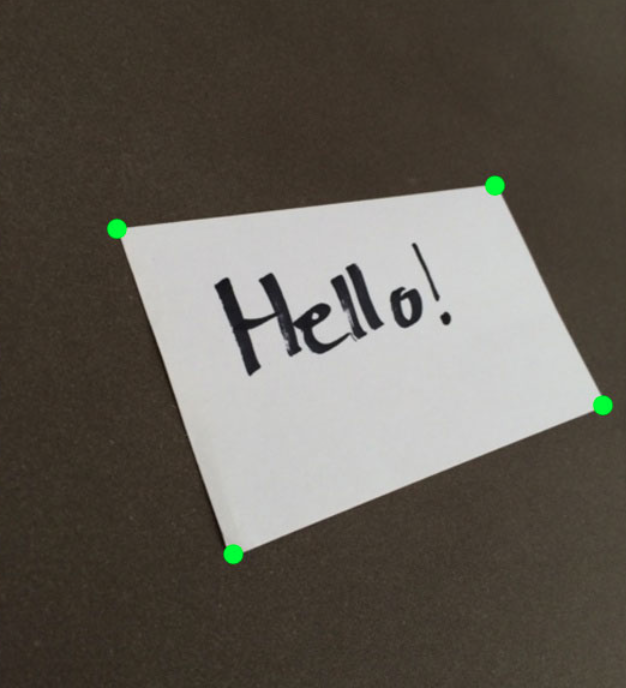
#> input picture data/images/warped.png, 626 x 688 px
$ jupyter execute seminar3.ipynb
#> lines starting #> are read from the running program, lines starting #| are printed output that depends on the picture
# Преобразование по четырем точкам

[cell 1]
# import the necessary packages
import numpy as np
import cv2

#sys.path.append("../modules/")

def order_points(pts):
    # initialzie a list of coordinates that will be ordered
    # such that the first entry in the list is the top-left,
    # the second entry is the top-right, the third is the
    # bottom-right, and the fourth is the bottom-left
    rect = np.zeros((4, 2), dtype = "float32")
    # the top-left point will have the smallest sum, whereas
    # the bottom-right point will have the largest sum
    s = pts.sum(axis = 1)
    rect[0] = pts[np.argmin(s)]
    rect[2] = pts[np.argmax(s)]
    # now, compute the difference between the points, the
    # top-right point will have the smallest difference,
    # whereas the bottom-left will have the largest difference
    diff = np.diff(pts, axis = 1)
    rect[1] = pts[np.argmin(diff)]
    rect[3] = pts[np.argmax(diff)]
    # return the ordered coordinates
    return rect

def four_point_transform(image, pts):
    # obtain a consistent order of the points and unpack them
    # individually
    rect = order_points(pts)
    (tl, tr, br, bl) = rect
    # compute the width of the new image, which will be the
    # maximum distance between bottom-right and bottom-left
    # x-coordiates or the top-right and top-left x-coordinates
    widthA = np.sqrt(((br[0] - bl[0]) ** 2) + ((br[1] - bl[1]) ** 2))
    widthB = np.sqrt(((tr[0] - tl[0]) ** 2) + ((tr[1] - tl[1]) ** 2))
    maxWidth = max(int(widthA), int(widthB))
    # compute the height of the new image, which will be the
    # maximum distance between the top-right and bottom-right
    # y-coordinates or the top-left and bottom-left y-coordinates
    heightA = np.sqrt(((tr[0] - br[0]) ** 2) + ((tr[1] - br[1]) ** 2))
    heightB = np.sqrt(((tl[0] - bl[0]) ** 2) + ((tl[1] - bl[1]) ** 2))
    maxHeight = max(int(heightA), int(heightB))
    # now that we have the dimensions of the new image, construct
    # the set of destination points to obtain a "birds eye view",
    # (i.e. top-down view) of the image, again specifying points
    # in the top-left, top-right, bottom-right, and bottom-left
    # order
    dst = np.array([
        [0, 0],
        [maxWidth - 1, 0],
        [maxWidth - 1, maxHeight - 1],
        [0, maxHeight - 1]], dtype = "float32")
    # compute the perspective transform matrix and then apply it
    M = cv2.getPerspectiveTransform(rect, dst)
    warped = cv2.warpPerspective(image, M, (maxWidth, maxHeight))
    # return the warped image
    return warped

# import the necessary packages
#from pyimagesearch.transform import four_point_transform
import numpy as np
import argparse
import cv2

# construct the argument parse and parse the arguments
#ap = argparse.ArgumentParser()
#ap.add_argument("-i", "--image", help = "path to the image file")
#ap.add_argument("-c", "--coords",
#    help = "comma seperated list of source points")
#args = vars(ap.parse_args())

# load the image and grab the source coordinates (i.e. the list of
# of (x, y) points)
# NOTE: using the 'eval' function is bad form, but for this example
# let's just roll with it -- in future posts I'll show you how to
# automatically determine the coordinates without pre-supplying them
image = cv2.imread("../data/images/warped.png")
#> image is the input picture: shape (688, 626, 3); mean B, G, R 84.2, 92.4, 97.8

#pts = np.array(eval(args["coords"]), dtype = "float32")
pts = np.array ([(63, 242), (291, 110), (361, 252), (78, 386)], dtype = "float32")

# apply the four point tranform to obtain a "birds eye view" of
# the image
warped = four_point_transform(image, pts)
#> in four_point_transform, `warped = cv2.warpPerspective(image, M, (maxWidth, maxHeight))`:
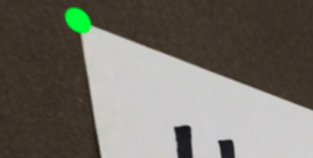
#> warped: shape (158, 313, 3); mean B, G, R 104, 112.2, 115.4
# show the original and warped images
cv2.imshow("Original", image)
cv2.imshow("Warped", warped)
cv2.waitKey(0)
